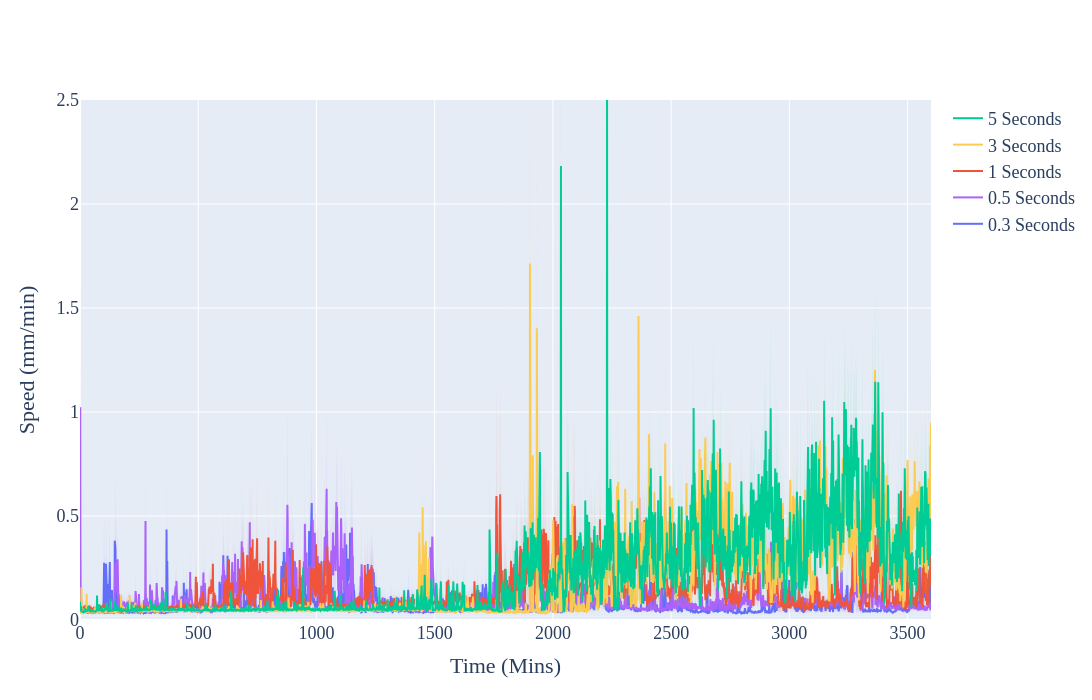

Source (notebook cell):
### Code cell
fig = go.Figure()

#0.3s
fig.add_trace(go.Scatter
        (x =np.arange(0,len(dark_03),1),
        y= dark_03['Mean'], marker_color = c1,
        mode='lines', 
        name='0.3 Seconds'))

fig.add_trace(go.Scatter(
        name='Upper Bound of dark',
        x =np.arange(0,len(dark_03),1),
        y=(dark_03['Mean'] + dark_03['SEM']),
        mode='lines',
        marker=dict(color="#444"),
        line=dict(width=0),
        showlegend=False))
                 
fig.add_trace(go.Scatter(
        name='Lower Bound of dark',
        x =np.arange(0,len(dark_03),1),
        y=(dark_03['Mean'] - dark_03['SEM']),
        marker=dict(color="#444"),
        line=dict(width=0),
        mode='lines',
        fillcolor='rgba(99, 110, 250, 0.1)',
        fill='tonexty',
        showlegend=False))


#0.5s
fig.add_trace(go.Scatter
        (x =np.arange(0,len(dark_05),1),
        y= dark_05['Mean'],
        mode='lines', marker_color = c2,
        name='0.5 Seconds'))

fig.add_trace(go.Scatter(
        name='Upper Bound of dark',
        x =np.arange(0,len(dark_05),1),
        y=(dark_05['Mean'] + dark_05['SEM']),
        mode='lines',
        marker=dict(color="#444"),
        line=dict(width=0),
        showlegend=False))
                 
fig.add_trace(go.Scatter(
        name='Lower Bound of dark',
        x =np.arange(0,len(dark_05),1),
        y=(dark_05['Mean'] - dark_05['SEM']),
        marker=dict(color="#444"),
        line=dict(width=0),
        mode='lines',
        fillcolor='rgba(171, 99, 250, 0.1)',
        fill='tonexty',
        showlegend=False))

#1s
fig.add_trace(go.Scatter
        (x =np.arange(0,len(dark_05),1),
        y= dark_1['Mean'],
        mode='lines', marker_color = c3,
        name='1 Seconds'))

fig.add_trace(go.Scatter(
        name='Upper Bound of dark',
        x =np.arange(0,len(dark_1),1),
        y=(dark_1['Mean'] + dark_1['SEM']),
        mode='lines',
        marker=dict(color="#444"),
        line=dict(width=0),
        showlegend=False))
                 
fig.add_trace(go.Scatter(
        name='Lower Bound of dark',
        x =np.arange(0,len(dark_1),1),
        y=(dark_1['Mean'] - dark_1['SEM']),
        marker=dict(color="#444"),
        line=dict(width=0),
        mode='lines',
        fillcolor='rgba(239, 85, 59, 0.1)',
        fill='tonexty',
        showlegend=False))

#3s
fig.add_trace(go.Scatter
        (x =np.arange(0,len(dark_05),1),
        y= dark_3['Mean'],
        mode='lines', marker_color = c4,
        name='3 Seconds'))

fig.add_trace(go.Scatter(
        name='Upper Bound of dark',
        x =np.arange(0,len(dark_3),1),
        y=(dark_3['Mean'] + dark_3['SEM']),
        mode='lines',
        marker=dict(color="#444"),
        line=dict(width=0),
        showlegend=False))
                 
fig.add_trace(go.Scatter(
        name='Lower Bound of dark',
        x =np.arange(0,len(dark_3),1),
        y=(dark_3['Mean'] - dark_3['SEM']),
        marker=dict(color="#444"),
        line=dict(width=0),
        mode='lines',
        fillcolor='rgba(254, 203, 82, 0.1)',
        fill='tonexty',
        showlegend=False))

#5s
fig.add_trace(go.Scatter
        (x =np.arange(0,len(dark_5),1),
        y= dark_5['Mean'],
        mode='lines', marker_color = c5,
        name='5 Seconds'))

fig.add_trace(go.Scatter(
        name='Upper Bound of dark',
        x =np.arange(0,len(dark_5),1),
        y=(dark_5['Mean'] + dark_5['SEM']),
        mode='lines',
        marker=dict(color="#444"),
        line=dict(width=0),
        showlegend=False))
                 
fig.add_trace(go.Scatter(
        name='Lower Bound of dark',
        x =np.arange(0,len(dark_5),1),
        y=(dark_5['Mean'] - dark_5['SEM']),
        marker=dict(color="#444"),
        line=dict(width=0),
        mode='lines',
        fillcolor='rgba(0, 204, 150, 0.1)',
        fill='tonexty',
        showlegend=False))

fig.update_xaxes(title_text = "Time (Mins)")
#fig.update_yaxes(title_text = "Activity level",range=[0,700],tickvals=np.arange(0,800,100))
fig.update_yaxes(title_text = "Speed (mm/min)",range=[0,2.5],tickvals=np.arange(0,3,0.5))

fig.update_layout(font=dict(family="ibm plex sans",size=18,),height=700, width=1200)

fig.show()

fig.write_image("D:\\Nicole Lee - HDD\\ACC Lab Dropbox\\ACC Lab\\Nicole Lee\\DATA\\New optogenetics\\TruMelan\\test.svg")

### Figure 1 — Plotly figure (JSON) as saved in the notebook; plotly's stock layout.template omitted (floating-point values rounded to 4 significant figures; data arrays with more than 128 entries replaced by an {"elided": "..."} marker saying what was removed)
{"data": [{"marker": {"color": "rgba(99, 110, 250, 1)"}, "mode": "lines", "name": "0.3 Seconds", "type": "scatter", "x": {"elided": "3600 int values"}, "y": {"elided": "3600 float values"}}, {"line": {"width": 0}, "marker": {"color": "#444"}, "mode": "lines", "name": "Upper Bound of dark", "showlegend": false, "type": "scatter", "x": {"elided": "3600 int values"}, "y": {"elided": "3600 float values"}}, {"fill": "tonexty", "fillcolor": "rgba(99, 110, 250, 0.1)", "line": {"width": 0}, "marker": {"color": "#444"}, "mode": "lines", "name": "Lower Bound of dark", "showlegend": false, "type": "scatter", "x": {"elided": "3600 int values"}, "y": {"elided": "3600 float values"}}, {"marker": {"color": "rgba(171, 99, 250, 1)"}, "mode": "lines", "name": "0.5 Seconds", "type": "scatter", "x": {"elided": "3600 int values"}, "y": {"elided": "3600 float values"}}, {"line": {"width": 0}, "marker": {"color": "#444"}, "mode": "lines", "name": "Upper Bound of dark", "showlegend": false, "type": "scatter", "x": {"elided": "3600 int values"}, "y": {"elided": "3600 float values"}}, {"fill": "tonexty", "fillcolor": "rgba(171, 99, 250, 0.1)", "line": {"width": 0}, "marker": {"color": "#444"}, "mode": "lines", "name": "Lower Bound of dark", "showlegend": false, "type": "scatter", "x": {"elided": "3600 int values"}, "y": {"elided": "3600 float values"}}, {"marker": {"color": "rgba(239, 85, 59, 1)"}, "mode": "lines", "name": "1 Seconds", "type": "scatter", "x": {"elided": "3600 int values"}, "y": {"elided": "3600 float values"}}, {"line": {"width": 0}, "marker": {"color": "#444"}, "mode": "lines", "name": "Upper Bound of dark", "showlegend": false, "type": "scatter", "x": {"elided": "3600 int values"}, "y": {"elided": "3600 float values"}}, {"fill": "tonexty", "fillcolor": "rgba(239, 85, 59, 0.1)", "line": {"width": 0}, "marker": {"color": "#444"}, "mode": "lines", "name": "Lower Bound of dark", "showlegend": false, "type": "scatter", "x": {"elided": "3600 int values"}, "y": {"elided": "3600 float values"}}, {"marker": {"color": "rgba(254, 203, 82, 1)"}, "mode": "lines", "name": "3 Seconds", "type": "scatter", "x": {"elided": "3600 int values"}, "y": {"elided": "3600 float values"}}, {"line": {"width": 0}, "marker": {"color": "#444"}, "mode": "lines", "name": "Upper Bound of dark", "showlegend": false, "type": "scatter", "x": {"elided": "3600 int values"}, "y": {"elided": "3600 float values"}}, {"fill": "tonexty", "fillcolor": "rgba(254, 203, 82, 0.1)", "line": {"width": 0}, "marker": {"color": "#444"}, "mode": "lines", "name": "Lower Bound of dark", "showlegend": false, "type": "scatter", "x": {"elided": "3600 int values"}, "y": {"elided": "3600 float values"}}, {"marker": {"color": "rgba(0, 204, 150, 1)"}, "mode": "lines", "name": "5 Seconds", "type": "scatter", "x": {"elided": "3598 int values"}, "y": {"elided": "3598 float values"}}, {"line": {"width": 0}, "marker": {"color": "#444"}, "mode": "lines", "name": "Upper Bound of dark", "showlegend": false, "type": "scatter", "x": {"elided": "3598 int values"}, "y": {"elided": "3598 float values"}}, {"fill": "tonexty", "fillcolor": "rgba(0, 204, 150, 0.1)", "line": {"width": 0}, "marker": {"color": "#444"}, "mode": "lines", "name": "Lower Bound of dark", "showlegend": false, "type": "scatter", "x": {"elided": "3598 int values"}, "y": {"elided": "3598 float values"}}], "layout": {"font": {"family": "ibm plex sans", "size": 18}, "height": 700, "width": 1200, "xaxis": {"autorange": true, "range": [0, 3599], "title": {"text": "Time (Mins)"}, "type": "linear"}, "yaxis": {"range": [0, 2.5], "tickvals": [0, 0.5, 1, 1.5, 2, 2.5], "title": {"text": "Speed (mm/min)"}, "type": "linear"}}}
